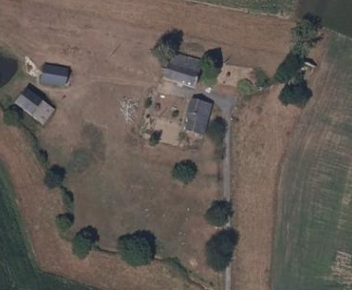
#> input picture MetaData/1.Real_Image/Photos/Photo4Files/4.png, 352 x 290 px
$ python main.py
#> lines starting #> are read from the running program, lines starting #| are printed output that depends on the picture; after the words box and inside, x2 and y2 are one past the last pixel; in counts of white or black regions, pixels touching at a corner belong together
#> further down, image is the input picture: shape (290, 352, 3); mean B, G, R 85.4, 92.7, 101.1
import cv2
import imutils
from scipy.spatial import distance as dist
from collections import OrderedDict
import numpy as np

class ColorLabeler:
    def __init__(self):
        # initialize the colors dictionary, containing the color
        # name as the key and the RGB tuple as the value
        colors = OrderedDict({
            "red": (255, 0, 0),
            "green": (0, 255, 0),
            "blue": (0, 0, 255)})
        # allocate memory for the L*a*b* image, then initialize
        # the color names list
        self.lab = np.zeros((len(colors), 1, 3), dtype="uint8")
        self.colorNames = []
        # loop over the colors dictionary
        for (i, (name, rgb)) in enumerate(colors.items()):
            # update the L*a*b* array and the color names list
            self.lab[i] = rgb
            self.colorNames.append(name)
        # convert the L*a*b* array from the RGB color space
        # to L*a*b*
        self.lab = cv2.cvtColor(self.lab, cv2.COLOR_RGB2LAB)

    # [20 lines left out: function label, not called in this run]


class ShapeDetector:
	def __init__(self):
		pass
	def detect(self, c, espilon):
		# initialize the shape name and approximate the contour
		shape = "unidentified"
		peri = cv2.arcLength(c, True)
		approx = cv2.approxPolyDP(c, espilon * peri, True)
				# if the shape is a triangle, it will have 3 vertices
		if len(approx) == 3:
			shape = "triangle"
		# if the shape has 4 vertices, it is either a square or
		# a rectangle
		elif len(approx) == 4:
			# compute the bounding box of the contour and use the
			# bounding box to compute the aspect ratio
			(x, y, w, h) = cv2.boundingRect(approx)
			ar = w / float(h)
			# a square will have an aspect ratio that is approximately
			# equal to one, otherwise, the shape is a rectangle
			shape = "square" if ar >= 0.95 and ar <= 1.05 else "rectangle"
		# if the shape is a pentagon, it will have 5 vertices
		elif len(approx) == 5:
			shape = "pentagon"
		elif len(approx) == 6:
			shape = "hexagon"
		elif len(approx) == 7:
			shape = "heptagon"
		# otherwise, we assume the shape is a circle
		else:
			shape = "circle"
		# return the name of the shape
		return shape,approx


def stackImages(scale,imgArray):
    rows = len(imgArray)
    cols = len(imgArray[0])
    rowsAvailable = isinstance(imgArray[0], list)
    width = imgArray[0][0].shape[1]
    height = imgArray[0][0].shape[0]
    if rowsAvailable:
        for x in range ( 0, rows):
            for y in range(0, cols):
                if imgArray[x][y].shape[:2] == imgArray[0][0].shape [:2]:
                    imgArray[x][y] = cv2.resize(imgArray[x][y], (0, 0), None, scale, scale)
                else:
                    imgArray[x][y] = cv2.resize(imgArray[x][y], (imgArray[0][0].shape[1], imgArray[0][0].shape[0]), None, scale,scale)
                if len(imgArray[x][y].shape) == 2: imgArray[x][y] = cv2.cvtColor(imgArray[x][y], cv2.COLOR_GRAY2BGR)
        imageBlank = np.zeros((height, width, 3), np.uint8)
        hor = [imageBlank]*rows
        hor_con = [imageBlank]*rows
        for x in range(0, rows):
            hor[x] = np.hstack(imgArray[x])
        ver = np.vstack(hor)
    else:
        for x in range(0, rows):
            if imgArray[x].shape[:2] == imgArray[0].shape[:2]:
                imgArray[x] = cv2.resize(imgArray[x], (0, 0), None, scale, scale)
            else:
                imgArray[x] = cv2.resize(imgArray[x], (imgArray[0].shape[1], imgArray[0].shape[0]), None, scale, scale)
            if len(imgArray[x].shape) == 2: imgArray[x] = cv2.cvtColor(imgArray[x], cv2.COLOR_GRAY2BGR)
        hor = np.hstack(imgArray)
        ver = hor
    return ver

def nothing(x) :
    pass

def imageCenter(image) :
    (h,w) = image.shape[:2]
    cv2.circle(image, (w//2, h//2), 7, (255, 0, 0), -1) #where w//2, h//2 are the required frame/image centeroid's XYcoordinates.

def pixel_color(img,x,y) :
    imgBGR = cv2.imread(img)
    imgHSV = cv2.cvtColor(imgBGR,cv2.COLOR_BGR2HSV)
    #in order B G R
    #img[row,column], row means y, column means x
    # b,g,r = imgBGR[int(y),int(x)]


    # print(r,g,b)
    h,s,v = imgHSV[int(y),int(x)]
    # print(h,s,v)

    low_white = np.array([0, 0, 200], np.uint8)     # [H, S, V]
    high_white = np.array([180, 30, 255], np.uint8)

    #red
    redLower = np.array([136,87,111], np.uint8)
    redUpper = np.array([180,255,255], np.uint8)


    #green
    greenLower = np.array([25,52,51], np.uint8)
    greenUpper = np.array([90,255,255], np.uint8)

    #blue
    blueLower = np.array([94,80,2], np.uint8)
    blueUpper = np.array([120,255,255], np.uint8)

    #yellow
    yellowLower = np.array([23,59,119], np.uint8)
    yellowUpper = np.array([54,255,255], np.uint8)

    #orange
    orangeLower = np.array([0,50,80], np.uint8)
    orangeUpper = np.array([20,255,255], np.uint8)

    #purple
    purpleLower = np.array([130,80,80], np.uint8)
    purpleUpper = np.array([150,255,255], np.uint8)

    whiteCheck = all([h,s,v] >= low_white) and all([h,s,v] <= high_white)
    redCheck = all([h,s,v] >= redLower) and all([h,s,v] <= redUpper)
    greenCheck = all([h,s,v] >= greenLower) and all([h,s,v] <= greenUpper)
    blueCheck = all([h,s,v] >= blueLower) and all([h,s,v] <= blueUpper)
    yellowCheck = all([h,s,v] >= yellowLower) and all([h,s,v] <= yellowUpper)
    orangeCheck = all([h,s,v] >= orangeLower) and all([h,s,v] <= orangeUpper)
    purpleCheck = all([h,s,v] >= purpleLower) and all([h,s,v] <= purpleUpper)

    if whiteCheck == 1:
        return "White"
    elif redCheck == 1:
        return "Red"
    elif greenCheck == 1:
        return "Green"
    elif blueCheck == 1:
        return "Blue"
    elif yellowCheck == 1:
         return "Yellow"
    elif orangeCheck == 1:
         return "Orange"
    elif purpleCheck == 1:
         return "Purple"
    else :
        return "No color"

def adjustBrightness(img, factor = 1.2):
#> called with factor = 1.2
    imgHsv = cv2.cvtColor(img,cv2.COLOR_BGR2HSV)
#> imgHsv: shape (290, 352, 3); mean H, S, V 30.2, 45.9, 103.3
    h,s,v = cv2.split(imgHsv)
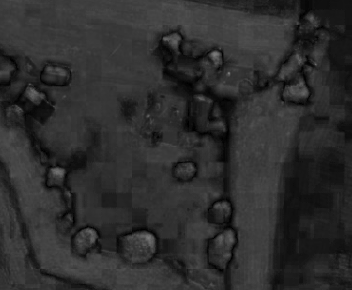
#> s: shape (290, 352); min 0, max 123, mean 45.9
    v = np.clip(v*factor, a_min = 0, a_max = 255).astype(np.uint8)
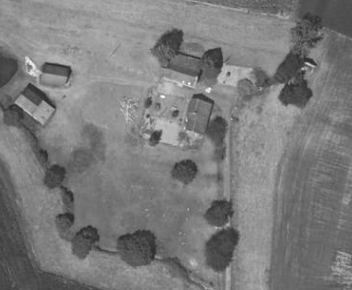
#> v: shape (290, 352); min 36, max 255, mean 123.5
    imgHsv = cv2.merge([h,s,v])
#> imgHsv: shape (290, 352, 3); mean H, S, V 30.2, 45.9, 123.5
    return cv2.cvtColor(imgHsv,cv2.COLOR_HSV2BGR)

def ObjectLabeler(shape, color):
    if (color == "Green Color") and (shape == "circle"):
        return "Tree"
    elif (shape == "square") or (shape == "rectangle") or (shape == "pentagon") or ((shape == "hexagon")):
        return "House"
    else :
        return "Undefined Object"

    return "Undefined Object"


# [102 lines left out: function reduce_shadow, not called in this run]


#from the coodination potision of object, we calculate the angle between
#2 vectors, first vector is drone towards east,
#second vector is drone toward object as trigonomectric circle.
def PositionDetector(x,y):
    if x == 0 :
        #north
        if y > 0 :
            tanA = 99999
        #south
        elif y < 0 :
            tanA = -99999
        #center of photo
        else :
            tanA = 100000
    else :
        tanA = float(y/x)
    return tanA

def LightBalance(image) :
     image = cv2.equalizeHist(image)
     return image

def WriteName2File(fileName) :
    file.writelines("(scene " + fileName)
    file.write("\n")

def WriteNumbObjectInTotal(objectNumb) :
    file.write("\n")
    file.write("  (object's-number {})\n".format(objectNumb))
    #write end file
    file.write(")")

def WriteObj2File(objectType, color, shape, perimeter,rX,rY):
    file.write("\n")
    file.writelines("  (" + objectType + "\n")
    file.writelines("    (color " + "{})\n".format(color))
    file.write("    ({}\n".format(shape))
    file.write("      (perimeter {})\n".format(perimeter))
    file.write("      (coordinate ({},{}))\n".format(rX,rY))
    file.write("    )\n")
    file.write("  )\n")


# load the image and resize it to a smaller factor so that
# the shapes can be approximated better

fileName = "4.png"
NumberOfObj = 0

image = cv2.imread(fileName)

# image = reduce_shadow(image)
#open a file to write results
file = open("Real_data.sxp","w")
WriteName2File(fileName)

#adjust brightness
image = adjustBrightness(image)

#get two first value of img.shape array
(h,w) = image.shape[:2]
#> h = 290; w = 352


imgContour = image.copy()


#first parameter of this filter is spatial window radius
#If sp is small, only nearby pixels affect the result —
#   so smoothing is localized.
#If sp is large, even pixels farther away
#   (but with similar color) can be grouped —
#       leading to larger smoothed regions.
# Large sp parameter creates heavy calculation, slow calculation
#   ,so the computer could take a lot of time to calculate it.
#       Even the program crashes.
filtered = cv2.pyrMeanShiftFiltering(image, 15, 30)

# applying different thresholding : START
# techniques on the input image
gray = cv2.cvtColor(filtered, cv2.COLOR_BGR2GRAY)

#Historical equalization
gray = LightBalance(gray)
#> in LightBalance, `image = cv2.equalizeHist(image)`:
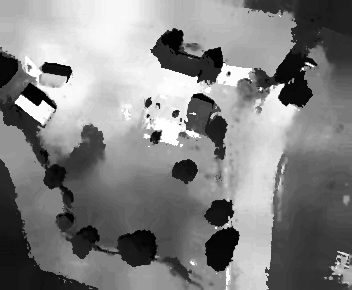
#> image: shape (290, 352); min 0, max 255, mean 129.7
# applying different thresholding : END

#canny edge detection
edges1 = cv2.Canny(image=filtered,threshold1 = 100,threshold2 = 255)
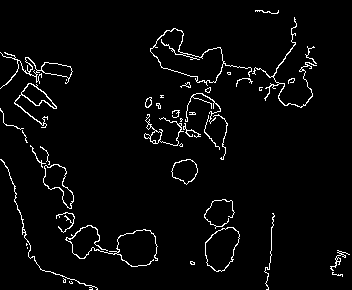
#> edges1: shape (290, 352); 3.4% white in thin lines or dots

#closing image :: END
#create variable for kernel trackbar

kernel = np.ones((3,3), np.uint8)
closing = cv2.morphologyEx(edges1, cv2.MORPH_CLOSE, kernel, iterations = 1)
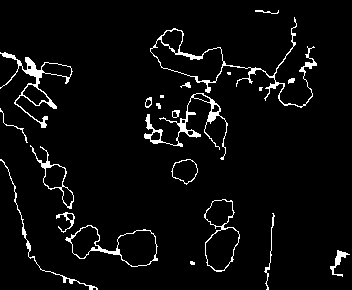
#> closing: shape (290, 352); 4.4% white in thin lines or dots


# find contours in the thresholded image
cnts,hierarchy = cv2.findContours(closing, cv2.RETR_EXTERNAL,
    cv2.CHAIN_APPROX_SIMPLE)
#> cnts = 22 contours, 8 with area under 20; largest, box (x1, y1, x2, y2) and area: (150, 17, 317, 108) 2310, (65, 225, 158, 267) 1898, (204, 199, 240, 272) 1642, (0, 52, 73, 128) 1058, (144, 93, 228, 160) 674

# initialize the shape detector and color labeler
sd = ShapeDetector()
cl = ColorLabeler()

# loop over the contours
for c in cnts:

    #calculate contour area for removing small contour(noise)
    area = cv2.contourArea(c)
#> area = 10
    areaMin = 307

    areaMax = 2475

    Espilonx10000 = 0
    espilon = Espilonx10000/10000

    #put contour detection in a specific condition
    if (area > areaMin and area < areaMax): # and area < areaMax :
        # compute the center of the contour
        M = cv2.moments(c)
        cX = int((M["m10"] / M["m00"]) )
        cY = int((M["m01"] / M["m00"]) )

        #Real position compare to drone
        rX = cX - w/2
        rY = h/2 - cY

        # detect the shape of the contour and label the color
        (shape,approx) = sd.detect(c,espilon)

        color = pixel_color(fileName,cX,cY)

        #object labeler
        object = ObjectLabeler(shape,color)

        # multiply the contour (x, y)-coordinates by the resize ratio,
        # then draw the contours and the name of the shape and labeled
        # color on the image
        c = c.astype("float")
        c = c.astype("int")
        text = "{} {}".format(color, shape)
        cv2.drawContours(imgContour, [approx], -1, (0, 255, 0), 2)

        cv2.putText(imgContour, text, (cX, cY),
            cv2.FONT_HERSHEY_PLAIN, 1, (255, 255, 0), 2)

        #Print the new coordination offset with center of image.
        cv2.putText(imgContour,"({},{})".format(rX,rY),(cX, cY+20),
            cv2.FONT_HERSHEY_PLAIN, 1, (255, 255, 0), 2)

        cv2.putText(imgContour, object, (cX, cY+40),
            cv2.FONT_HERSHEY_PLAIN, 1, (255, 255, 0), 2)

        cv2.putText(imgContour, " tanA={:.2f}".format(PositionDetector(rX,rY)), (cX, cY+60),
            cv2.FONT_HERSHEY_PLAIN, 1, (255, 255, 0), 2)

        #write results to file
        WriteObj2File(objectType=object,color=color,shape=shape,perimeter=area,rX=rX,rY=rY)
        NumberOfObj = NumberOfObj + 1

WriteNumbObjectInTotal(NumberOfObj)


# show the output image

imgStack = stackImages(1,([image,gray,filtered],[edges1,closing,imgContour]))
#> in stackImages, `ver = np.vstack(hor)`:
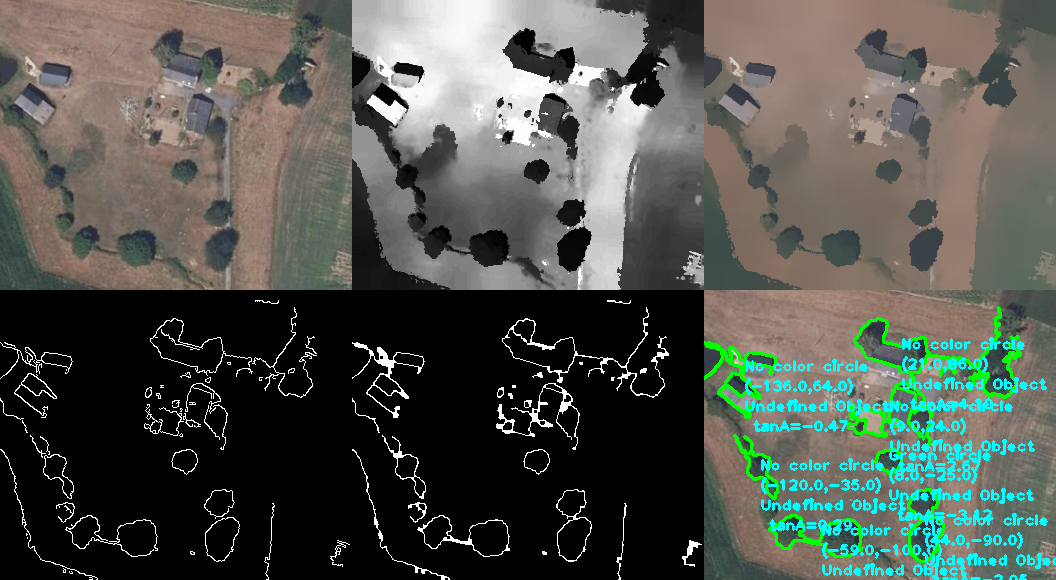
#> ver: shape (580, 1056, 3); mean of channels 0, 1, 2 78.7, 85.4, 81.4; drawn as B, G, R

cv2.imshow("ImageStack", imgStack)
cv2.imshow("Image",imgContour)
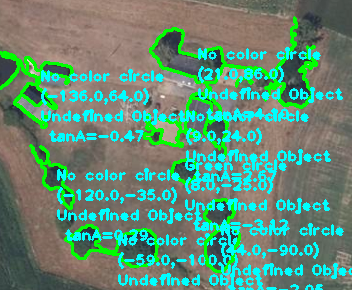
#> window 'Image': shape (290, 352, 3); mean B, G, R 118.6, 141.4, 96.2

file.close()

cv2.waitKey(0)
